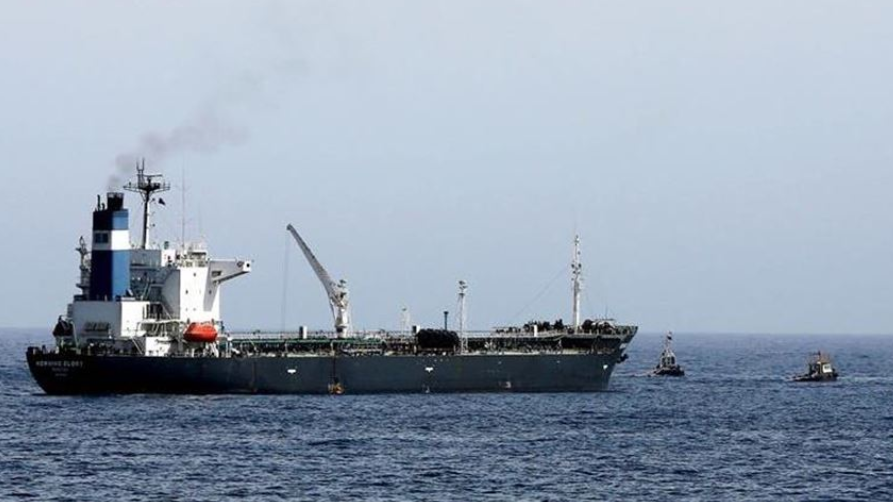
#> input picture test.png, 893 x 502 px
$ python draw.py
#> lines starting #> are read from the running program, lines starting #| are printed output that depends on the picture; after the words box and inside, x2 and y2 are one past the last pixel; in counts of white or black regions, pixels touching at a corner belong together
import numpy as np
import cv2

im=cv2.imread('test.png')
#> im is the input picture: shape (502, 893, 3); mean B, G, R 178.2, 161.1, 147.6

points = [(160, 160), (136, 160), (150, 200), (200, 180), (120, 150), (145, 180)]
for point in points:
    cv2.circle(im,point,2,(0,0,255),2)
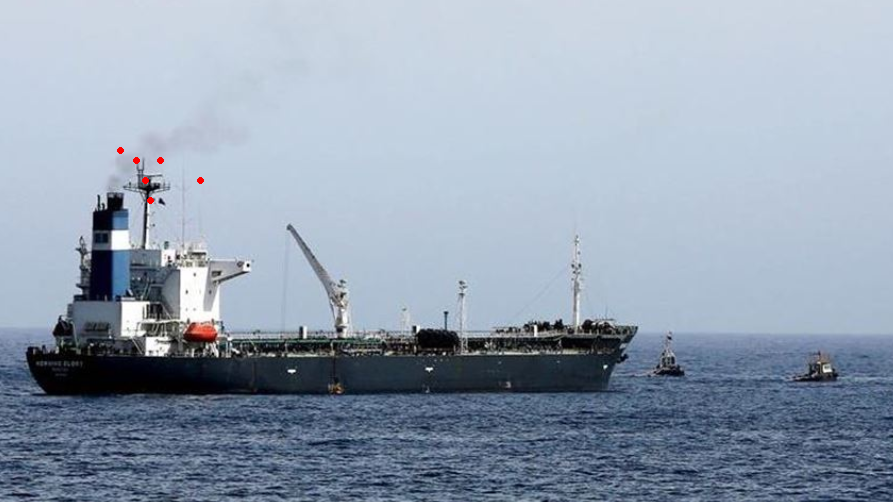
#> im: shape (502, 893, 3); 0.05% of pixels changed, all inside (x1, y1, x2, y2) = (117, 147, 204, 204)
cv2.imshow('test',im)
cv2.waitKey(2*1000)
cv2.destroyAllWindows()
